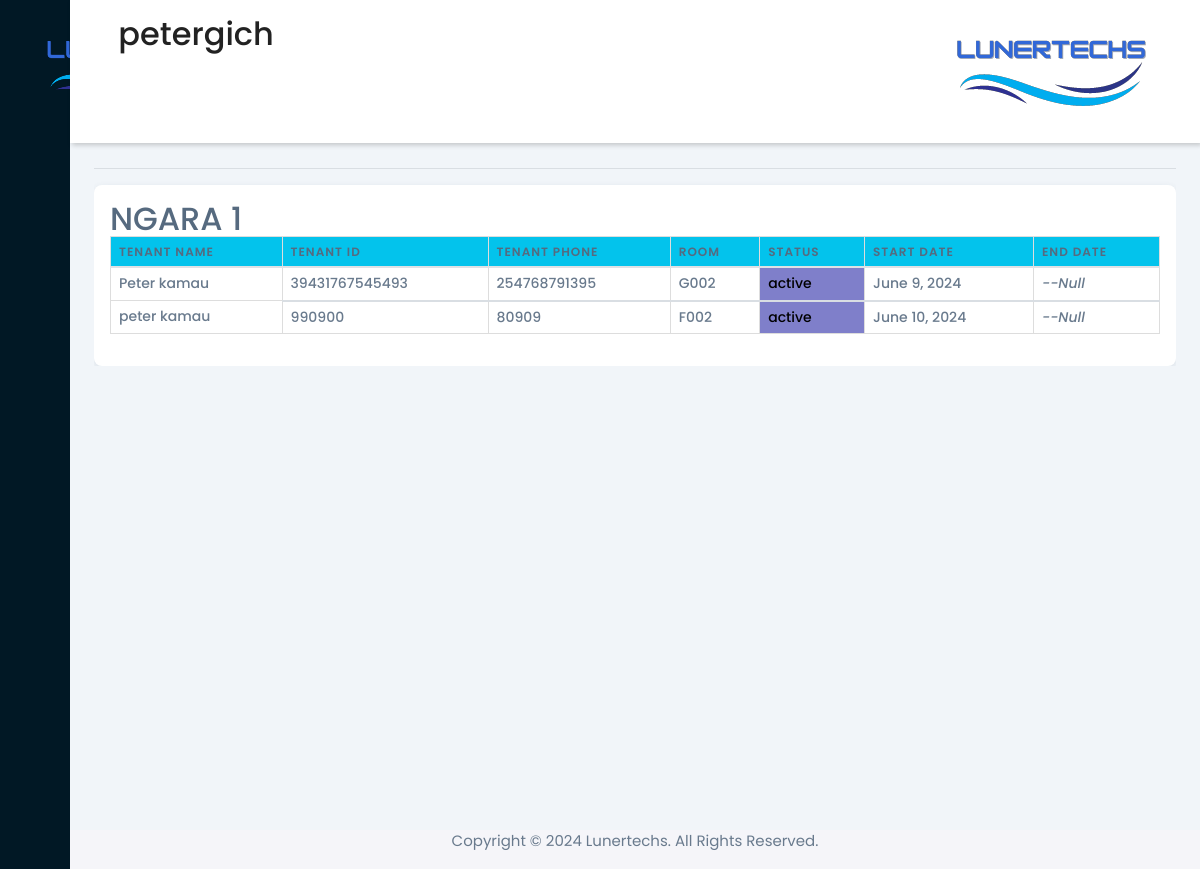
Before: /tenants (signed in) with the older database file.
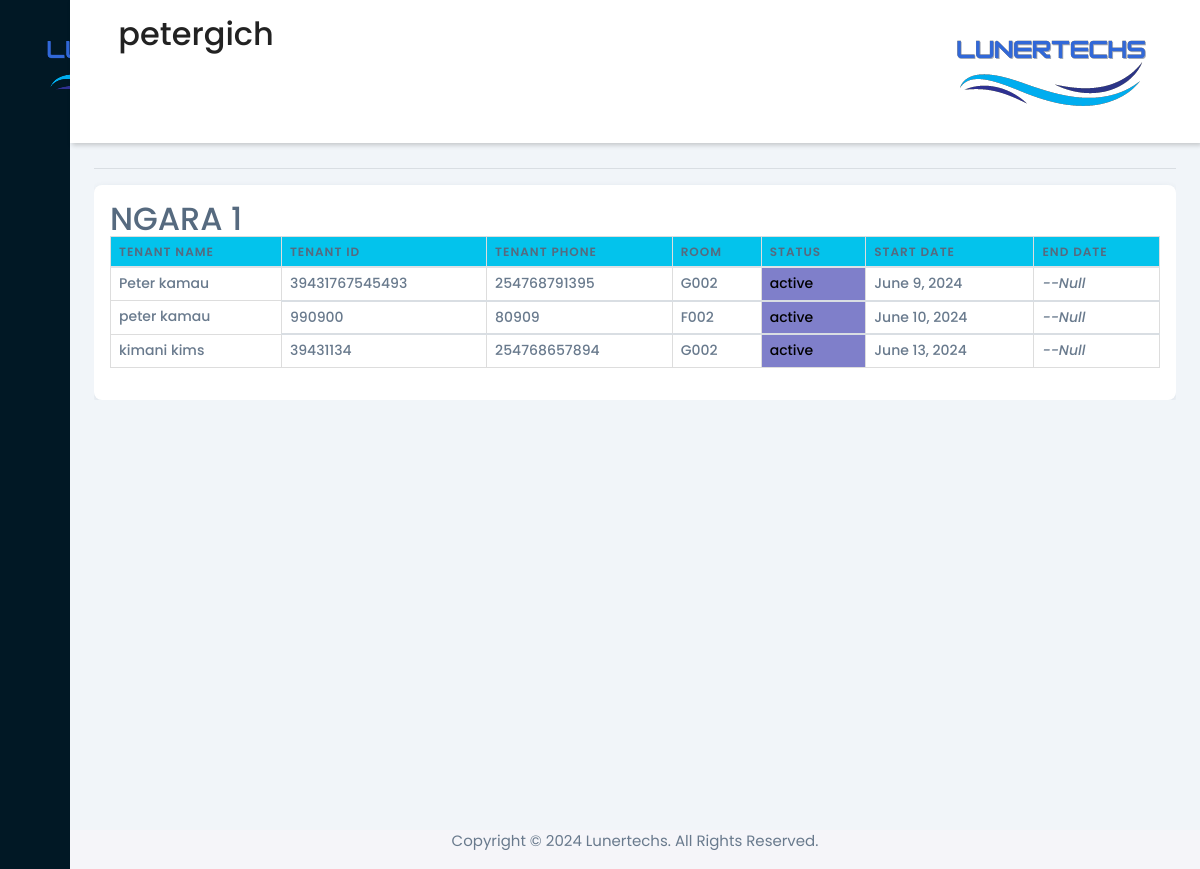
After: the same page with the newer database file.
### rentalapp/models.py (models this page shows, shortened)
class House(models.Model):
    name = models.CharField(max_length=254, blank=False)
    owner = models.ForeignKey(Owner, null=True, on_delete=models.SET_NULL)
    cover_image = models.ImageField(upload_to='houses/')
    county = models.CharField(max_length=50)
    subcounty = models.CharField(max_length=50)
    ward = models.CharField(max_length=50)
    latitude = models.DecimalField(max_digits=9, decimal_places=6)
    longitude = models.DecimalField(max_digits=9, decimal_places=6)
    no_houses = models.IntegerField(default=0)
    no_floors=models.IntegerField(default=1)
    def __str__(self):
        return self.name

class Tenancy(models.Model):
    tenant = models.ForeignKey(Tenant, on_delete=models.CASCADE)
    is_current = models.BooleanField(default=True)
    start_date = models.DateField()
    end_date = models.DateField(null=True, blank=True)
    room = models.ForeignKey(Room, on_delete=models.SET_NULL, null=True, blank=True)

class Tenant(models.Model):
    name = models.CharField(max_length=254)
    phone = models.CharField(max_length=50, unique=True)
    tenant_id = models.IntegerField(unique=True)
    user = models.ForeignKey(User, on_delete=models.SET_NULL, null=True)

class Room(models.Model):
    SINGLE_ROOM = 'single_room'
    BEDSITTER = 'bedsitter'
    ONE_BEDROOM = 'one_bedroom'
    TWO_BEDROOM = 'two_bedroom'
    THREE_BEDROOM = 'three_bedroom'
    FOUR_BEDROOM = 'four_bedroom'
    FIVE_BEDROOM = 'five_bedroom'
    TYPE_CHOICES = [
        (SINGLE_ROOM, 'Single Room'),
        (BEDSITTER, 'Bedsitter'),
        (ONE_BEDROOM, 'One Bedroom'),
        (TWO_BEDROOM, 'Two Bedroom'),
        (THREE_BEDROOM, 'Three Bedroom'),
        (FOUR_BEDROOM, 'Four Bedroom'),
        (FIVE_BEDROOM, 'Five Bedroom'),
    ]
    house = models.ForeignKey(House, on_delete=models.CASCADE)
    htype = models.CharField(max_length=20, choices=TYPE_CHOICES)
    house_number = models.CharField(max_length=50)
    DAILY = "daily"
    WEEKLY = "weekly"
    MONTHLY = "monthly"
    YEARLY = "yearly"
    RATE_CHOICES = [
        (DAILY, "Daily"),
        (WEEKLY, "Weekly"),
        (MONTHLY, "Monthly"),
        (YEARLY, "Yearly"),
    ]
    rate = models.CharField(max_length=50, choices=RATE_CHOICES)
    price = models.IntegerField(default=0)
    floor=models.CharField(max_length=50,default="ground")

### rentalapp/views.py (the view)
# urls.py: path("tenants",views.tenants,name="tenants"),
@login_required(login_url="ownerslogin")
def tenants(request):
    if isowner(request):
        owner=Owner.objects.get(user=request.user)
        o_houses=owner_houses(owner)
        housetenants=[]
        for house in o_houses:
            tenants=htenants(house,"all")
            if tenants:
                housetenants.append({"house":house,"tenants":tenants})
        if housetenants !=[]:
            return render(request,"tenants.html",{"objects":housetenants})
        else:
             return render(request,"tenants.html")
    else:
        logout(request)
        return redirect("ownerslogin")

### rentalapp/views.py (called while the page is built, shortened)
def owner_houses(user):
    if House.objects.filter(owner=user).exists():
        return House.objects.filter(owner=user)
    else:
        return None

def isowner(request):
    try:
        owner=Owner.objects.get(user=request.user)
        return Owner.objects.get(user=request.user)
    except:
        return False

def htenants(house,cat):
    if cat=="all":
        if Tenancy.objects.filter(room__house__name=house).exists():
            return Tenancy.objects.filter(is_current=True,room__house__name=house)
        else:
            return False

### templates/tenants.html (shortened to what this page needs)
{% load static %}
<!DOCTYPE html>
<html lang="en">
  <head>
    <link href="https://maxcdn.bootstrapcdn.com/bootstrap/4.5.2/css/bootstrap.min.css" rel="stylesheet">
    <link href="https://stackpath.bootstrapcdn.com/bootstrap/4.5.2/css/bootstrap.min.css" rel="stylesheet">
    <link
      rel="stylesheet"
      href="https://maxst.icons8.com/vue-static/landings/line-awesome/line-awesome/1.3.0/css/line-awesome.min.css"
    />
    <link rel="stylesheet" href="https://cdnjs.cloudflare.com/ajax/libs/font-awesome/6.0.0-beta3/css/all.min.css">
    <link href="https://maxcdn.bootstrapcdn.com/bootstrap/4.5.2/css/bootstrap.min.css" rel="stylesheet">
    <link href="https://stackpath.bootstrapcdn.com/bootstrap/4.5.2/css/bootstrap.min.css" rel="stylesheet">
    <link
      rel="stylesheet"
      href="https://maxst.icons8.com/vue-static/landings/line-awesome/line-awesome/1.3.0/css/line-awesome.min.css"
    />
    <link rel="stylesheet" href="https://unpkg.com/leaflet/dist/leaflet.css" />
    <link href="{% static 'styles.css' %}" rel="stylesheet" />
    <link href="{% static 'core.css' %}" rel="stylesheet" />
  </head>
  <body>
    <div class="sidebar">
      <div class="sidebar-brand">
        <h2>
        </h2>
      </div>
      <div class="sidebar-menu">
        <ul>
          <li>
            <a href="{% url 'ownershome' %}">
              <span class="las la-igloo"></span>
            </a>
          </li>
          <li>
            <a href="{% url 'ownersprofile' %}">
              <span class="las la-users"></span>
            </a>
          </li>
          <li>
            <a href="{% url 'tenants' %}">
              <span class="las la-id-card"></span>
            </a>
          </li>
          <li>
            <a href="{% url 'rooms' %}">
              <span class="las la-car"></span>
            </a>
          </li>
          <li>
            <a href="{% url 'addhouses' %}">
              <span class="las la-receipt"></span>
            </a>
          </li>
          <li>
            <a href="#">
              <span class="las la-clipboard-check"></span>
            </a>
          </li>
          <li>
            <a href="#">
              <span class="las la-clipboard-check"></span>
            </a>
          </li>
        </ul>
        <ul class="bottom-menu">
          <li>
            <a href="#">
              <span class="las la-sign-out-alt"></span>
            </a>
          </li>
        </ul>
      </div>
    </div>
    <div class="main-content">
      <header>
        <h2>
          <label for="nav-toggle">
            <span class="las la-bars"></span>
          </label>
          {{ request.user.username }}
        </h2>
        <img style="position:relative;max-height:2%" src="{% static 'img/logo.png' %}">
      </header>
      <main style="margin-top:15vh;">
        <div class="scrollable-table">
          {% for house in objects%}
          <hr>
          <div style="min-width:max-content;"class="card p-3 ">
          <h2>{{house.house.name}}
          <table class="table">
            <thead>
              <tr class="bg-info">
                <th>TENANT NAME</th>
                <th>TENANT ID</th>
                <th>TENANT PHONE</th>
                <th>ROOM</th>
                <th>STATUS</th>
                <th>START DATE</th>
                <th>END DATE</th>
              </tr>
            </thead>
            <tbody>
              {% for tenant in house.tenants %}
               <tr class="table rooms-row" onclick="popup({{tenant.tenant.id}})">
                <td style="font-size:14px">{{tenant.tenant.name}}</td>
                <td style="font-size:14px">{{tenant.tenant.tenant_id}}</td>
                <td style="font-size:14px">{{tenant.tenant.phone}}</td>
                <td style="font-size:14px">{{tenant.room.house_number}}</td>
                {% if tenant.is_current%}
                <td style="color:black;font-size:14px;background-color:rgba(0,0,150,0.5);">active</td>
                {% else %}
                <td style="color:black;font-size:14px;background-color:rgba(150,90,90,0.5);">former</td>
                {% endif%}
                <td style="font-size:14px">{{tenant.start_date}}</td>
                {% if tenant.end_date == Null%}
                <td style="font-size:14px;font-style:italic;">--Null</td>
                {% else%}
                <td style="font-size:14px">{{tenant.end_date}}</td>
                {% endif%}
              </tr>
              {% endfor %}
            </tbody>
          </table>
        </div>
          {% endfor %}
        </div>
      </main>
      <footer style="bottom-margin:0;">
        <p style="text-align: center;">Copyright &#169; 2024 Lunertechs. All Rights Reserved.</p>
      </footer>
    </div>
  </body>
</html>

### static/styles.css (style rules this page uses)
:root { --main-color: #011825; --color-dark: #311e1d; --text-grey: #8390a2; }
* { padding: 0; margin: 0; box-sizing: border-box; list-style-type: none; text-decoration: none; font-family: "Poppins", sans-serif; }
.sidebar { width: 345px; position: fixed; left: 0; top: 0; height: 100%; background: var(--main-color); z-index: 100%; transition: width 300ms; }
.sidebar-brand { height: 90px; padding: 1rem 0rem 1rem 2rem; color: #fff; }
.sidebar-menu { margin-top: 1rem; }
.sidebar-menu li { width: 100%; margin-bottom: 1.7rem; padding-left: 1rem; }
.sidebar-menu a { padding-left: 1rem; display: block; color: #fff; font-size: 1.1rem; }
.sidebar-menu a span:first-child { font-size: 1.5rem; padding-right: 1rem; }
.bottom-menu { list-style: none; padding: 0; position: absolute; bottom: 0; width: 100%; }
.bottom-menu li { display: block; padding: 10px 20px; background-color: var(--main-color); }
.bottom-menu li a { text-decoration: none; color: #fff; }
.main-content { transition: margin-left 300ms; margin-left: 345px; }
header { background: #fff; display: flex; justify-content: space-between; padding: 1rem 1.5rem; box-shadow: 2px 2px 5px rgba(0, 0, 0, 0.2); position: fixed; left: 345px; width: calc(100% - 345px); top: 0; z-index: 100; transition: width 300ms; }
header h2 { color: #222; }
header label span { font-size: 1.7rem; padding-right: 1rem; }
main { margin-top: 85px; padding: 2rem 1.5rem; background: #f1f5f9; min-height: calc(100vh - 90px); }
@media only screen and (max-width: 1200px) { .sidebar { width: 70px; } }
@media only screen and (max-width: 1200px) { .sidebar .sidebar-brand, .sidebar .sidebar li { padding-left: 1rem; text-align: center; } }
@media only screen and (max-width: 1200px) { .sidebar li a { padding-left: 0rem; } }
@media only screen and (max-width: 1200px) { .main-content { margin-left: 70px; } }
@media only screen and (max-width: 1200px) { .main-content header { width: calc(100% - 70px); left: 70px; } }

### templates/tenants.html (style rules this page uses)
.scrollable-table { overflow-x: auto; }
.scrollable-table table { width: 100%; border-collapse: collapse; }
.scrollable-table th, .scrollable-table td { padding: 8px; text-align: left; border: 1px solid #ddd; }

Changed rows visible on the page:
added Tenancy: tenant.name "kimani kims", tenant.tenant_id "39431134", tenant.phone "254768657894", room.house_number "G002", is_current "active", start_date "June 13, 2024", shows "--Null"
